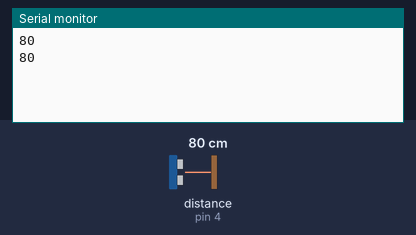
A sketch run on a simulated Arduino Uno, built with avr-gcc and run on an emulated ATmega328P. Shown: the last lines printed to the serial monitor. Wiring (inferred from the names in the program): ultrasonic range finder: trigger pin 5; echo pin 4. The test bench sets the inputs (shaded band); at power-on: distance to the obstacle (sensor on pin 4) 80 cm. The echo pulse lasts 58.3 µs per cm.

Above: at 1.8 s.
1.9 s: distance to the obstacle (sensor on pin 4) set to 2 cm
At 2.8 s:
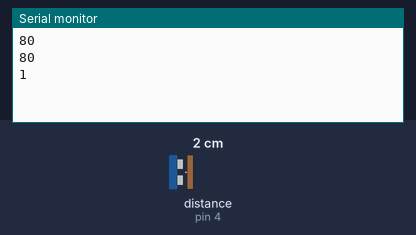
3.4 s: distance to the obstacle (sensor on pin 4) set to 4 cm
At 4.4 s:
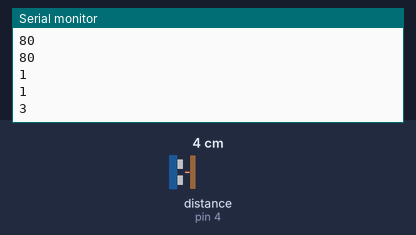
Timing chart, 0 to 6.4 s (numbered marks = the images above; inputs shaded):
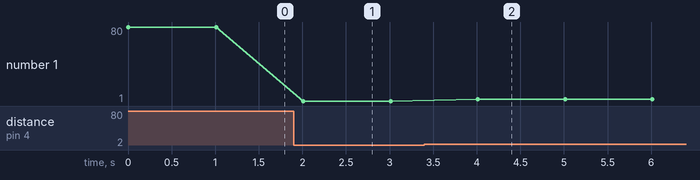

Measured:
- after the input at 1.9 s, the serial monitor: prints a new line after 0.11 s (image 1)
- after the input at 3.4 s, the serial monitor: prints a new line after 0.61 s (image 2)
- plotted number 1: 80 → 1 after the input at 1.9 s, 1 → 3 after the input at 3.4 s

The sketch:

ArduinoUltraSonicCode.ino
```cpp
const int triggerPin = 5; // PIN 5 is set as trigger pin
const int echoPin = 4;  // PIN 5 is set as echo pin

void setup() {
   Serial.begin(9600); // Initiallizing serial communication
   pinMode(triggerPin, OUTPUT);
   pinMode(echoPin, INPUT);
}

void loop() {
   long duration, distance; // initialize variables
   digitalWrite(triggerPin, LOW); // creates an 8 cycle burst of ultrasound at 40 kHz.
   delayMicroseconds(2);
   digitalWrite(triggerPin, HIGH);
   delayMicroseconds(10);
   digitalWrite(triggerPin, LOW);

   duration = pulseIn(echoPin, HIGH);  //Recieves transmitted waves durration
   distance = calcDistance(duration);  // calculating the distance
   Serial.println(distance);           // Serially printing the distance
   delay(1000);
}

long calcDistance(long duration) {
   return duration / 29 / 2;
}
```
